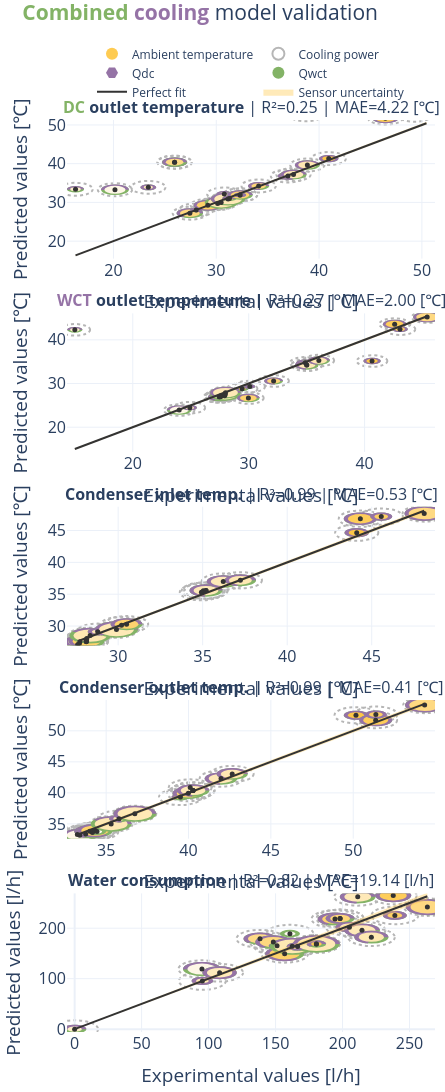

Here is the notebook cell this chart was saved with:
### Code cell
from phd_visualizations.super_makers import SuperMarker

fig = regression_plot(
    df_ref= df, 
    df_mod= results_dfs[-1], 
    alternative_labels="Physical", # "Data", 
    var_ids=["Tdc_out", "Twct_out", "Tc_in", "Tc_out", "Cw"], 
    units=["℃"]*4 + ["l/h"], 
    instruments=[SupportedInstruments.pt100]*4 + [SupportedInstruments.paddle_wheel_flow_meter],
    show_error_metrics=["r2", "mae"],
    var_labels=[
        '<span style="color:#83b366; font-weight:bold;">DC</span> outlet temperature', 
        '<span style="color:#9573a6; font-weight:bold;">WCT</span> outlet temperature', 
        "Condenser inlet temp.", 
        "Condenser outlet temp.", 
        "Water consumption"
    ],
    legend_pos="top_spaced",
    inline_error_metrics_text=True,
    
    # kwargs for layout
    title_text='<span style="color:#83b366; font-weight:bold;">Combined</span> <span style="color:#9573a6; font-weight:bold;">cooling</span> model validation',
    title_font_size=21,
    legend_y = 1.015,
    title_y=0.995,
    # legend_font=dict(size=12),
    width=445,
    height=1850,
    vertical_spacing=0.06,
    margin=dict(l=10, r=10, t=120, b=10),
    
    super_marker=SuperMarker(
        size_var_id="Qc",
        size_var_range=[df["Qc"].min(), df["Qc"].max()],
        size_label="Cooling power",
        
        fill_var_id="Tamb",
        fill_label="Ambient temperature",
        fill_var_range=[10, 35],
        
        ring_vars_ids=["Qwct", "Qdc"] # TODO: Add Qdc, Qwct
    )
)

fig
